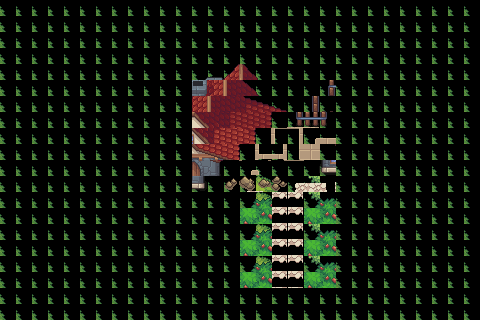

This game map was drawn from its Tiled (.tmx) file and the tilesets committed beside it. A one-line description and the trimmed map source follow:
An orthogonal 30x20 tile map with 16x16 px tiles, 4 tile layers (SolInt, BuissonChemin, Maison, Buisson2), 1 hidden layer not drawn.

<map version="1.10" tiledversion="1.11.2" orientation="orthogonal" renderorder="right-down" width="30" height="20" tilewidth="16" tileheight="16" infinite="0" nextlayerid="6" nextobjectid="1">
 <tileset firstgid="1" source="exterior.tsx" />
 <layer id="1" name="SolInt" width="30" height="20">
  <data>[600 cells, 600 non-empty, 2 distinct tile ids]</data>
 </layer>
 <layer id="4" name="BuissonChemin" width="30" height="20">
  <data>[600 cells, 14 non-empty, 2 distinct tile ids]</data>
 </layer>
 <layer id="3" name="SolExt" width="30" height="20" visible="0">
  <data>[600 cells, 16 non-empty, 3 distinct tile ids]</data>
 </layer>
 <layer id="2" name="Maison" width="30" height="20">
  <data>[600 cells, 72 non-empty, 72 distinct tile ids]</data>
 </layer>
 <layer id="5" name="Buisson2" width="30" height="20">
  <data>[600 cells, 24 non-empty, 4 distinct tile ids]</data>
 </layer>
</map>